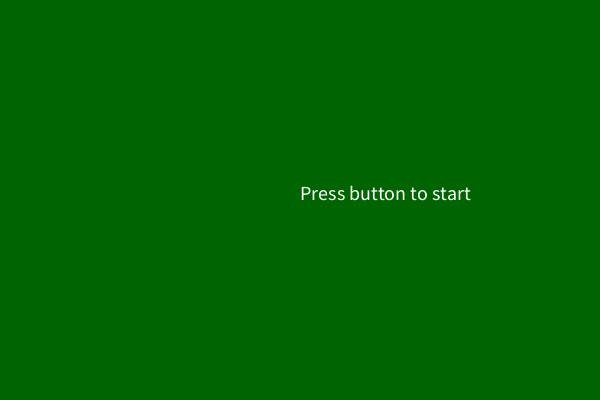
Frame 1 (no input)
Frame 60 (the mouse pressed at the canvas centre just before this capture): identical to frame 1, image omitted
Frame 120 (the mouse held since frame 60 and released just before this capture): identical to frame 1, image omitted

The Processing sketch that drew this single still picture (run headless with seeded random() and noise(); from frame 60 on, the mouse is pressed at the canvas centre):

// Processing sketch: AsteroidUnderviserVersion1
// ── AsteroidUnderviserVersion1.pde
/*************************************
 *
 * Asteroid The Game v. 1
 *
 *************************************/

/*
    Game states : 
 
 0 : Start screen
 1 : Play game
 2 : Game over
 
 */

int state = 0;

int points = 0;

ArrayList<Asteroid> asteroidList = new ArrayList<Asteroid>();
ArrayList<Laser> laserList = new ArrayList<Laser>();

SpaceShip theShip = new SpaceShip();

void setup() {
    size( 600, 400 );

    theShip.init( width / 2, height - 100 );

    for ( int i = 0; i < 25; i = i + 1)  // 1: begyndelses værdi 2: grænsen for værdi i 3: hvor meget ændre vi i værdien
    {
        Asteroid en_asteroid = new Asteroid();
        en_asteroid.init();
        asteroidList.add(en_asteroid);
    }
}

void draw() {
    if (state == 0)
    {
        // Welcome screen
        welcomeScreen();
    } else if (state == 1)
    {
        // This is where the game is playing
        playGame();
    } else if (state == 2)
    {
        // End game screen
        gameOverScreen();
    }
}

/***************************************
 *
 * Screens
 *
 ***************************************/

void welcomeScreen() 
{
    background(0, 100, 0);
    textSize(20);
    text("Press button to start", width/2, height/2);
}

void gameOverScreen()
{
    background(100, 0, 100);
    textSize(20);
    text("Game Over", width / 2, height / 2);
    text("Points : " + points, width / 2, height / 2 + 40);
}

/***************************************
 *
 * T
 *
 ***************************************/


void playGame() {
    background(0);

    theShip.move();
    theShip.show();

    if ( asteroidList.size() == 0) {
        state = 2;
    }

    for ( int i = 0; i < laserList.size(); i++ ) {
        Laser hentet_Laser = laserList.get( i );

        hentet_Laser.move(); 
        hentet_Laser.show();
    }

    for ( int i = 0; i < asteroidList.size(); i++ )
    {
        Asteroid hentet_asteroid = asteroidList.get(i);

        hentet_asteroid.show();
        hentet_asteroid.move();

        for ( int l = 0; l < laserList.size(); l++ )
    
        {
            Laser checkLaser = laserList.get(l);

            if (checkLaser.y < 0) {
                laserList.remove(l);
            }

            if ( dist(
                checkLaser.x, 
                checkLaser.y, 
                hentet_asteroid.x, 
                hentet_asteroid.y ) < hentet_asteroid.size / 2 )
            {
                // We hit an asteroid
                asteroidList.remove(i);
                laserList.remove(l);
                points = points + 1;
            }
        }

        if ( dist(
            theShip.x, 
            theShip.y, 
            hentet_asteroid.x, 
            hentet_asteroid.y ) - hentet_asteroid.size / 2 < theShip.size / 2 )
        {
            println("BOOOOM");
            theShip.shields = theShip.shields - 1;

            if (theShip.shields == 0) {
                state = 2;
            }

            asteroidList.remove(i);
        }
    }
}

/***************************************
 *
 * Handling keys
 *
 ***************************************/

void keyPressed()
{
    if (state == 0) {
        state = 1;
    }

    if (keyCode == UP) // Up
    {
        theShip.dirY = -1.0;
    }

    if (keyCode == DOWN) // Down
    {
        theShip.dirY = 1.0;
    }

    if (keyCode == LEFT) // Left
    {
        theShip.dirX = -1.0;
    }

    if (keyCode == RIGHT) // right
    {
        theShip.dirX = 1.0;
    }

    if (key == ' ')
    {
        Laser shootingLaser = new Laser();
        shootingLaser.init( theShip.x, theShip.y );
        laserList.add(shootingLaser);
    }
}

void keyReleased()
{
    if (keyCode == UP) // Up
    {
        theShip.dirY = 0;
    }

    if (keyCode == DOWN) // Down
    {
        theShip.dirY = 0;
    }

    if (keyCode == LEFT) // Left
    {
        theShip.dirX = 0;
    }

    if (keyCode == RIGHT) // right
    {
        theShip.dirX = 0;
    }
}

// ── Asteroid.pde
/***************************************
 *
 * Asteroid Class
 *
 ***************************************/

class Asteroid
{
    float x;
    float y;
    
    float dirX;
    float dirY;
    
    float speed = 1;
    
    int minSize = 25;
    int maxSize = 40;
    
    float size;
    
    void init()
    {
        x = random( 0, width );
        y = random( 0, height );

        dirX = random(-speed, speed);
        dirY = random(-speed, speed);

        size = random( minSize, maxSize );
    }
    
    void move() {
        x = x + dirX;
        y = y + dirY;
        
        if (x > width) {
            x = 0;    
        }
        
        if (x < 0) {
            x = width;    
        }
        
        if (y > height) {
            y = 0;    
        }
        
        if (y < 0) {
            y = height;    
        }
    }
    
    void show() {
        fill(194);
        noStroke();
        
        ellipse(x, y, size, size);
    }
}

// ── Laser.pde
/***************************************
 *
 * Laser Class
 *
 ***************************************/


class Laser
{
    float x; 
    float y;
    
    float dirX;
    float dirY;
    
    float size;
    float speed;
    
    void init( float inX, float inY )
    {
        x = inX;
        y = inY;
        
        size = 6;
        speed = 5;
    }
    
    void move() 
    {
        y = y -1 * speed;    
    }
    
    void show()
    {
        stroke(100,255,80);
        line(x, y, x, y - size);
    }
}

// ── SpaceShip.pde
/***************************************
 *
 * SpaceShip Class
 *
 ***************************************/


class SpaceShip
{
    float x;
    float y;

    float dirX;
    float dirY; 
    
    float speed = 5;
    float size = 30;
    
    int shields = 5; // When this comes to zero we are game over :(
    
    void init(float inX, float inY)
    {
        x = inX;
        y = inY;
    }

    void move()
    {
        x = x + dirX * speed;
        y = y + dirY * speed;
        
        if (x > width) {
            x = 0;    
        }
        
        if (x < 0) {
            x = width;    
        }
        
        if (y > height) {
            y = 0;    
        }
        
        if (y < 0) {
            y = height;    
        }
    }

    void show() 
    {
        rectMode(CENTER);
        
        // Our Spaceship
        noStroke();  // No edge
        fill(255, 140, 0); // Color
        rect( x, y, size * 0.4, size * 0.4 ); // Draw the square 
        
        noFill(); // Ingen fyld på skjold
        stroke(255, 255, 0); // Gul kant på skjold
        strokeWeight(shields); // Kant er alt efter hvor meget skjold vi har tilbage

        ellipse( x, y, size, size ); // Tegn vores skjold
        
        rectMode(CORNER);
    }
}
